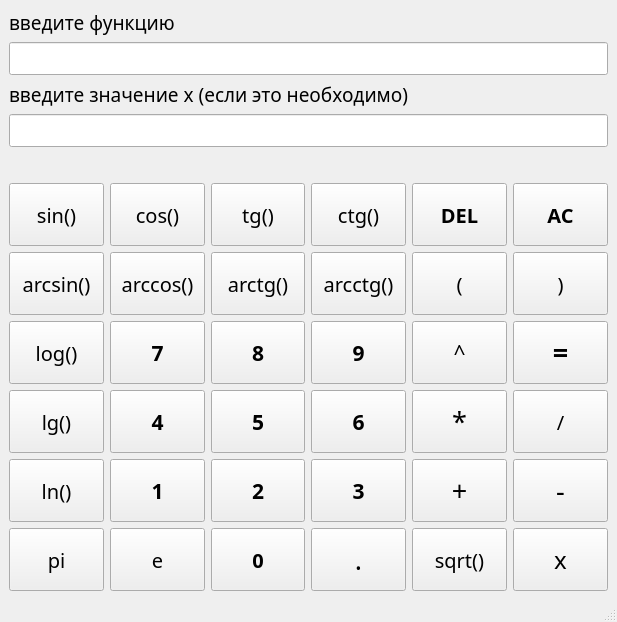
<?xml version="1.0" encoding="UTF-8"?>
<ui version="4.0">
 <class>MainWindow</class>
 <widget class="QMainWindow" name="MainWindow">
  <property name="geometry">
   <rect>
    <x>0</x>
    <y>0</y>
    <width>617</width>
    <height>622</height>
   </rect>
  </property>
  <property name="windowTitle">
   <string>Function calc</string>
  </property>
  <widget class="QWidget" name="centralwidget">
   <layout class="QVBoxLayout" name="verticalLayout">
    <item>
     <widget class="QLabel" name="lbl_1">
      <property name="sizePolicy">
       <sizepolicy hsizetype="Preferred" vsizetype="Maximum">
        <horstretch>0</horstretch>
        <verstretch>0</verstretch>
       </sizepolicy>
      </property>
      <property name="font">
       <font>
        <family>Yu Gothic UI Semilight</family>
        <pointsize>14</pointsize>
       </font>
      </property>
      <property name="text">
       <string>введите функцию</string>
      </property>
     </widget>
    </item>
    <item>
     <widget class="QLineEdit" name="le_func">
      <property name="sizePolicy">
       <sizepolicy hsizetype="Expanding" vsizetype="Maximum">
        <horstretch>0</horstretch>
        <verstretch>0</verstretch>
       </sizepolicy>
      </property>
      <property name="font">
       <font>
        <pointsize>16</pointsize>
       </font>
      </property>
      <property name="text">
       <string/>
      </property>
      <property name="maxLength">
       <number>1024</number>
      </property>
     </widget>
    </item>
    <item>
     <widget class="QLabel" name="lbl_2">
      <property name="font">
       <font>
        <family>Yu Gothic UI Semilight</family>
        <pointsize>14</pointsize>
       </font>
      </property>
      <property name="text">
       <string>введите значение x (если это необходимо)</string>
      </property>
     </widget>
    </item>
    <item>
     <widget class="QLineEdit" name="le_x">
      <property name="font">
       <font>
        <pointsize>16</pointsize>
       </font>
      </property>
      <property name="maxLength">
       <number>1024</number>
      </property>
     </widget>
    </item>
    <item>
     <widget class="QLabel" name="lbl_result">
      <property name="sizePolicy">
       <sizepolicy hsizetype="Preferred" vsizetype="Maximum">
        <horstretch>0</horstretch>
        <verstretch>0</verstretch>
       </sizepolicy>
      </property>
      <property name="font">
       <font>
        <pointsize>16</pointsize>
       </font>
      </property>
      <property name="layoutDirection">
       <enum>Qt::LeftToRight</enum>
      </property>
      <property name="text">
       <string/>
      </property>
      <property name="alignment">
       <set>Qt::AlignRight|Qt::AlignTrailing|Qt::AlignVCenter</set>
      </property>
     </widget>
    </item>
    <item>
     <layout class="QGridLayout" name="gridLayout">
      <item row="4" column="2">
       <widget class="QPushButton" name="btn_5">
        <property name="sizePolicy">
         <sizepolicy hsizetype="Minimum" vsizetype="Expanding">
          <horstretch>0</horstretch>
          <verstretch>0</verstretch>
         </sizepolicy>
        </property>
        <property name="font">
         <font>
          <family>Yu Gothic UI Semilight</family>
          <pointsize>16</pointsize>
          <weight>75</weight>
          <bold>true</bold>
         </font>
        </property>
        <property name="text">
         <string>5</string>
        </property>
       </widget>
      </item>
      <item row="3" column="3">
       <widget class="QPushButton" name="btn_9">
        <property name="sizePolicy">
         <sizepolicy hsizetype="Minimum" vsizetype="Expanding">
          <horstretch>0</horstretch>
          <verstretch>0</verstretch>
         </sizepolicy>
        </property>
        <property name="font">
         <font>
          <family>Yu Gothic UI Semilight</family>
          <pointsize>16</pointsize>
          <weight>75</weight>
          <bold>true</bold>
         </font>
        </property>
        <property name="text">
         <string>9</string>
        </property>
       </widget>
      </item>
      <item row="2" column="1">
       <widget class="QPushButton" name="btn_acos">
        <property name="sizePolicy">
         <sizepolicy hsizetype="Minimum" vsizetype="Expanding">
          <horstretch>0</horstretch>
          <verstretch>0</verstretch>
         </sizepolicy>
        </property>
        <property name="font">
         <font>
          <family>Yu Gothic UI Semilight</family>
          <pointsize>15</pointsize>
         </font>
        </property>
        <property name="text">
         <string>arccos()</string>
        </property>
       </widget>
      </item>
      <item row="2" column="3">
       <widget class="QPushButton" name="btn_actg">
        <property name="sizePolicy">
         <sizepolicy hsizetype="Minimum" vsizetype="Expanding">
          <horstretch>0</horstretch>
          <verstretch>0</verstretch>
         </sizepolicy>
        </property>
        <property name="font">
         <font>
          <family>Yu Gothic UI Semilight</family>
          <pointsize>15</pointsize>
         </font>
        </property>
        <property name="text">
         <string>arcctg()</string>
        </property>
       </widget>
      </item>
      <item row="1" column="3">
       <widget class="QPushButton" name="btn_ctg">
        <property name="sizePolicy">
         <sizepolicy hsizetype="Minimum" vsizetype="Expanding">
          <horstretch>0</horstretch>
          <verstretch>0</verstretch>
         </sizepolicy>
        </property>
        <property name="font">
         <font>
          <family>Yu Gothic UI Semilight</family>
          <pointsize>15</pointsize>
         </font>
        </property>
        <property name="text">
         <string>ctg()</string>
        </property>
       </widget>
      </item>
      <item row="6" column="1">
       <widget class="QPushButton" name="btn_e">
        <property name="sizePolicy">
         <sizepolicy hsizetype="Minimum" vsizetype="Expanding">
          <horstretch>0</horstretch>
          <verstretch>0</verstretch>
         </sizepolicy>
        </property>
        <property name="font">
         <font>
          <family>Yu Gothic UI Semilight</family>
          <pointsize>15</pointsize>
          <weight>50</weight>
          <bold>false</bold>
         </font>
        </property>
        <property name="text">
         <string>e</string>
        </property>
       </widget>
      </item>
      <item row="6" column="2">
       <widget class="QPushButton" name="btn_0">
        <property name="sizePolicy">
         <sizepolicy hsizetype="Minimum" vsizetype="Expanding">
          <horstretch>0</horstretch>
          <verstretch>0</verstretch>
         </sizepolicy>
        </property>
        <property name="font">
         <font>
          <family>Yu Gothic UI Semilight</family>
          <pointsize>15</pointsize>
          <weight>75</weight>
          <bold>true</bold>
         </font>
        </property>
        <property name="text">
         <string>0</string>
        </property>
       </widget>
      </item>
      <item row="3" column="5">
       <widget class="QPushButton" name="btn_eq">
        <property name="sizePolicy">
         <sizepolicy hsizetype="Minimum" vsizetype="Expanding">
          <horstretch>0</horstretch>
          <verstretch>0</verstretch>
         </sizepolicy>
        </property>
        <property name="font">
         <font>
          <family>Yu Gothic UI Semilight</family>
          <pointsize>20</pointsize>
          <weight>75</weight>
          <bold>true</bold>
          <strikeout>false</strikeout>
         </font>
        </property>
        <property name="text">
         <string>=</string>
        </property>
       </widget>
      </item>
      <item row="1" column="0">
       <widget class="QPushButton" name="btn_sin">
        <property name="sizePolicy">
         <sizepolicy hsizetype="Minimum" vsizetype="Expanding">
          <horstretch>0</horstretch>
          <verstretch>0</verstretch>
         </sizepolicy>
        </property>
        <property name="font">
         <font>
          <family>Yu Gothic UI Semilight</family>
          <pointsize>15</pointsize>
         </font>
        </property>
        <property name="text">
         <string>sin()</string>
        </property>
       </widget>
      </item>
      <item row="1" column="4">
       <widget class="QPushButton" name="btn_del">
        <property name="sizePolicy">
         <sizepolicy hsizetype="Minimum" vsizetype="Expanding">
          <horstretch>0</horstretch>
          <verstretch>0</verstretch>
         </sizepolicy>
        </property>
        <property name="font">
         <font>
          <family>Yu Gothic UI Semilight</family>
          <pointsize>15</pointsize>
          <weight>75</weight>
          <bold>true</bold>
         </font>
        </property>
        <property name="text">
         <string>DEL</string>
        </property>
       </widget>
      </item>
      <item row="4" column="1">
       <widget class="QPushButton" name="btn_4">
        <property name="sizePolicy">
         <sizepolicy hsizetype="Minimum" vsizetype="Expanding">
          <horstretch>0</horstretch>
          <verstretch>0</verstretch>
         </sizepolicy>
        </property>
        <property name="font">
         <font>
          <family>Yu Gothic UI Semilight</family>
          <pointsize>16</pointsize>
          <weight>75</weight>
          <bold>true</bold>
         </font>
        </property>
        <property name="text">
         <string>4</string>
        </property>
       </widget>
      </item>
      <item row="5" column="1">
       <widget class="QPushButton" name="btn_1">
        <property name="sizePolicy">
         <sizepolicy hsizetype="Minimum" vsizetype="Expanding">
          <horstretch>0</horstretch>
          <verstretch>0</verstretch>
         </sizepolicy>
        </property>
        <property name="font">
         <font>
          <family>Yu Gothic UI Semilight</family>
          <pointsize>16</pointsize>
          <weight>75</weight>
          <bold>true</bold>
         </font>
        </property>
        <property name="text">
         <string>1</string>
        </property>
       </widget>
      </item>
      <item row="4" column="0">
       <widget class="QPushButton" name="btn_lg">
        <property name="sizePolicy">
         <sizepolicy hsizetype="Minimum" vsizetype="Expanding">
          <horstretch>0</horstretch>
          <verstretch>0</verstretch>
         </sizepolicy>
        </property>
        <property name="font">
         <font>
          <family>Yu Gothic UI Semilight</family>
          <pointsize>15</pointsize>
         </font>
        </property>
        <property name="text">
         <string>lg()</string>
        </property>
       </widget>
      </item>
      <item row="1" column="5">
       <widget class="QPushButton" name="btn_ac">
        <property name="sizePolicy">
         <sizepolicy hsizetype="Minimum" vsizetype="Expanding">
          <horstretch>0</horstretch>
          <verstretch>0</verstretch>
         </sizepolicy>
        </property>
        <property name="font">
         <font>
          <family>Yu Gothic UI Semilight</family>
          <pointsize>15</pointsize>
          <weight>75</weight>
          <bold>true</bold>
         </font>
        </property>
        <property name="text">
         <string>AC</string>
        </property>
       </widget>
      </item>
      <item row="1" column="2">
       <widget class="QPushButton" name="btn_tg">
        <property name="sizePolicy">
         <sizepolicy hsizetype="Minimum" vsizetype="Expanding">
          <horstretch>0</horstretch>
          <verstretch>0</verstretch>
         </sizepolicy>
        </property>
        <property name="font">
         <font>
          <family>Yu Gothic UI Semilight</family>
          <pointsize>15</pointsize>
         </font>
        </property>
        <property name="text">
         <string>tg()</string>
        </property>
       </widget>
      </item>
      <item row="3" column="2">
       <widget class="QPushButton" name="btn_8">
        <property name="sizePolicy">
         <sizepolicy hsizetype="Minimum" vsizetype="Expanding">
          <horstretch>0</horstretch>
          <verstretch>0</verstretch>
         </sizepolicy>
        </property>
        <property name="font">
         <font>
          <family>Yu Gothic UI Semilight</family>
          <pointsize>16</pointsize>
          <weight>75</weight>
          <bold>true</bold>
         </font>
        </property>
        <property name="text">
         <string>8</string>
        </property>
       </widget>
      </item>
      <item row="4" column="5">
       <widget class="QPushButton" name="btn_div">
        <property name="sizePolicy">
         <sizepolicy hsizetype="Minimum" vsizetype="Expanding">
          <horstretch>0</horstretch>
          <verstretch>0</verstretch>
         </sizepolicy>
        </property>
        <property name="font">
         <font>
          <family>Yu Gothic UI Semilight</family>
          <pointsize>15</pointsize>
          <weight>50</weight>
          <bold>false</bold>
         </font>
        </property>
        <property name="text">
         <string>/</string>
        </property>
       </widget>
      </item>
      <item row="5" column="4">
       <widget class="QPushButton" name="btn_plus">
        <property name="sizePolicy">
         <sizepolicy hsizetype="Minimum" vsizetype="Expanding">
          <horstretch>0</horstretch>
          <verstretch>0</verstretch>
         </sizepolicy>
        </property>
        <property name="font">
         <font>
          <family>Yu Gothic UI Semilight</family>
          <pointsize>20</pointsize>
          <weight>50</weight>
          <bold>false</bold>
         </font>
        </property>
        <property name="text">
         <string>+</string>
        </property>
       </widget>
      </item>
      <item row="6" column="0">
       <widget class="QPushButton" name="btn_pi">
        <property name="sizePolicy">
         <sizepolicy hsizetype="Minimum" vsizetype="Expanding">
          <horstretch>0</horstretch>
          <verstretch>0</verstretch>
         </sizepolicy>
        </property>
        <property name="font">
         <font>
          <family>Yu Gothic UI Semilight</family>
          <pointsize>15</pointsize>
          <weight>50</weight>
          <bold>false</bold>
         </font>
        </property>
        <property name="text">
         <string>pi</string>
        </property>
       </widget>
      </item>
      <item row="2" column="5">
       <widget class="QPushButton" name="btn_br2">
        <property name="sizePolicy">
         <sizepolicy hsizetype="Minimum" vsizetype="Expanding">
          <horstretch>0</horstretch>
          <verstretch>0</verstretch>
         </sizepolicy>
        </property>
        <property name="font">
         <font>
          <family>Yu Gothic UI Semilight</family>
          <pointsize>15</pointsize>
          <weight>50</weight>
          <bold>false</bold>
         </font>
        </property>
        <property name="text">
         <string>)</string>
        </property>
       </widget>
      </item>
      <item row="1" column="1">
       <widget class="QPushButton" name="btn_cos">
        <property name="sizePolicy">
         <sizepolicy hsizetype="Minimum" vsizetype="Expanding">
          <horstretch>0</horstretch>
          <verstretch>0</verstretch>
         </sizepolicy>
        </property>
        <property name="font">
         <font>
          <family>Yu Gothic UI Semilight</family>
          <pointsize>15</pointsize>
         </font>
        </property>
        <property name="text">
         <string>cos()</string>
        </property>
       </widget>
      </item>
      <item row="3" column="0">
       <widget class="QPushButton" name="btn_log">
        <property name="sizePolicy">
         <sizepolicy hsizetype="Minimum" vsizetype="Expanding">
          <horstretch>0</horstretch>
          <verstretch>0</verstretch>
         </sizepolicy>
        </property>
        <property name="font">
         <font>
          <family>Yu Gothic UI Semilight</family>
          <pointsize>15</pointsize>
         </font>
        </property>
        <property name="text">
         <string>log()</string>
        </property>
       </widget>
      </item>
      <item row="3" column="1">
       <widget class="QPushButton" name="btn_7">
        <property name="sizePolicy">
         <sizepolicy hsizetype="Minimum" vsizetype="Expanding">
          <horstretch>0</horstretch>
          <verstretch>0</verstretch>
         </sizepolicy>
        </property>
        <property name="font">
         <font>
          <family>Yu Gothic UI Semilight</family>
          <pointsize>16</pointsize>
          <weight>75</weight>
          <bold>true</bold>
         </font>
        </property>
        <property name="text">
         <string>7</string>
        </property>
       </widget>
      </item>
      <item row="3" column="4">
       <widget class="QPushButton" name="btn_ex">
        <property name="sizePolicy">
         <sizepolicy hsizetype="Minimum" vsizetype="Expanding">
          <horstretch>0</horstretch>
          <verstretch>0</verstretch>
         </sizepolicy>
        </property>
        <property name="font">
         <font>
          <family>Yu Gothic UI Semilight</family>
          <pointsize>16</pointsize>
          <weight>50</weight>
          <bold>false</bold>
         </font>
        </property>
        <property name="text">
         <string>^</string>
        </property>
       </widget>
      </item>
      <item row="2" column="2">
       <widget class="QPushButton" name="btn_atg">
        <property name="sizePolicy">
         <sizepolicy hsizetype="Minimum" vsizetype="Expanding">
          <horstretch>0</horstretch>
          <verstretch>0</verstretch>
         </sizepolicy>
        </property>
        <property name="font">
         <font>
          <family>Yu Gothic UI Semilight</family>
          <pointsize>15</pointsize>
         </font>
        </property>
        <property name="text">
         <string>arctg()</string>
        </property>
       </widget>
      </item>
      <item row="4" column="4">
       <widget class="QPushButton" name="btn_mult">
        <property name="sizePolicy">
         <sizepolicy hsizetype="Minimum" vsizetype="Expanding">
          <horstretch>0</horstretch>
          <verstretch>0</verstretch>
         </sizepolicy>
        </property>
        <property name="font">
         <font>
          <family>Yu Gothic UI Semilight</family>
          <pointsize>20</pointsize>
          <weight>50</weight>
          <bold>false</bold>
         </font>
        </property>
        <property name="text">
         <string>*</string>
        </property>
       </widget>
      </item>
      <item row="5" column="0">
       <widget class="QPushButton" name="btn_ln">
        <property name="sizePolicy">
         <sizepolicy hsizetype="Minimum" vsizetype="Expanding">
          <horstretch>0</horstretch>
          <verstretch>0</verstretch>
         </sizepolicy>
        </property>
        <property name="font">
         <font>
          <family>Yu Gothic UI Semilight</family>
          <pointsize>15</pointsize>
         </font>
        </property>
        <property name="text">
         <string>ln()</string>
        </property>
       </widget>
      </item>
      <item row="5" column="5">
       <widget class="QPushButton" name="btn_minus">
        <property name="sizePolicy">
         <sizepolicy hsizetype="Minimum" vsizetype="Expanding">
          <horstretch>0</horstretch>
          <verstretch>0</verstretch>
         </sizepolicy>
        </property>
        <property name="font">
         <font>
          <family>Yu Gothic UI Semilight</family>
          <pointsize>20</pointsize>
          <weight>50</weight>
          <bold>false</bold>
         </font>
        </property>
        <property name="text">
         <string>-</string>
        </property>
       </widget>
      </item>
      <item row="5" column="2">
       <widget class="QPushButton" name="btn_2">
        <property name="sizePolicy">
         <sizepolicy hsizetype="Minimum" vsizetype="Expanding">
          <horstretch>0</horstretch>
          <verstretch>0</verstretch>
         </sizepolicy>
        </property>
        <property name="font">
         <font>
          <family>Yu Gothic UI Semilight</family>
          <pointsize>16</pointsize>
          <weight>75</weight>
          <bold>true</bold>
         </font>
        </property>
        <property name="text">
         <string>2</string>
        </property>
       </widget>
      </item>
      <item row="6" column="3">
       <widget class="QPushButton" name="btn_point">
        <property name="sizePolicy">
         <sizepolicy hsizetype="Minimum" vsizetype="Expanding">
          <horstretch>0</horstretch>
          <verstretch>0</verstretch>
         </sizepolicy>
        </property>
        <property name="font">
         <font>
          <family>Yu Gothic UI Semilight</family>
          <pointsize>20</pointsize>
          <weight>50</weight>
          <bold>false</bold>
         </font>
        </property>
        <property name="text">
         <string>.</string>
        </property>
       </widget>
      </item>
      <item row="2" column="4">
       <widget class="QPushButton" name="btn_br1">
        <property name="sizePolicy">
         <sizepolicy hsizetype="Minimum" vsizetype="Expanding">
          <horstretch>0</horstretch>
          <verstretch>0</verstretch>
         </sizepolicy>
        </property>
        <property name="font">
         <font>
          <family>Yu Gothic UI Semilight</family>
          <pointsize>15</pointsize>
          <weight>50</weight>
          <bold>false</bold>
         </font>
        </property>
        <property name="text">
         <string>(</string>
        </property>
       </widget>
      </item>
      <item row="2" column="0">
       <widget class="QPushButton" name="btn_asin">
        <property name="sizePolicy">
         <sizepolicy hsizetype="Minimum" vsizetype="Expanding">
          <horstretch>0</horstretch>
          <verstretch>0</verstretch>
         </sizepolicy>
        </property>
        <property name="font">
         <font>
          <family>Yu Gothic UI Semilight</family>
          <pointsize>15</pointsize>
         </font>
        </property>
        <property name="text">
         <string>arcsin()</string>
        </property>
       </widget>
      </item>
      <item row="4" column="3">
       <widget class="QPushButton" name="btn_6">
        <property name="sizePolicy">
         <sizepolicy hsizetype="Minimum" vsizetype="Expanding">
          <horstretch>0</horstretch>
          <verstretch>0</verstretch>
         </sizepolicy>
        </property>
        <property name="font">
         <font>
          <family>Yu Gothic UI Semilight</family>
          <pointsize>16</pointsize>
          <weight>75</weight>
          <bold>true</bold>
         </font>
        </property>
        <property name="text">
         <string>6</string>
        </property>
       </widget>
      </item>
      <item row="6" column="5">
       <widget class="QPushButton" name="btn_x">
        <property name="sizePolicy">
         <sizepolicy hsizetype="Minimum" vsizetype="Expanding">
          <horstretch>0</horstretch>
          <verstretch>0</verstretch>
         </sizepolicy>
        </property>
        <property name="font">
         <font>
          <family>Yu Gothic UI Semilight</family>
          <pointsize>18</pointsize>
          <weight>50</weight>
          <bold>false</bold>
         </font>
        </property>
        <property name="text">
         <string>x</string>
        </property>
       </widget>
      </item>
      <item row="5" column="3">
       <widget class="QPushButton" name="btn_3">
        <property name="sizePolicy">
         <sizepolicy hsizetype="Minimum" vsizetype="Expanding">
          <horstretch>0</horstretch>
          <verstretch>0</verstretch>
         </sizepolicy>
        </property>
        <property name="font">
         <font>
          <family>Yu Gothic UI Semilight</family>
          <pointsize>16</pointsize>
          <weight>75</weight>
          <bold>true</bold>
         </font>
        </property>
        <property name="text">
         <string>3</string>
        </property>
       </widget>
      </item>
      <item row="6" column="4">
       <widget class="QPushButton" name="btn_sqrt">
        <property name="sizePolicy">
         <sizepolicy hsizetype="Minimum" vsizetype="Expanding">
          <horstretch>0</horstretch>
          <verstretch>0</verstretch>
         </sizepolicy>
        </property>
        <property name="font">
         <font>
          <family>Yu Gothic UI Semilight</family>
          <pointsize>15</pointsize>
          <weight>50</weight>
          <bold>false</bold>
         </font>
        </property>
        <property name="text">
         <string>sqrt()</string>
        </property>
       </widget>
      </item>
     </layout>
    </item>
   </layout>
  </widget>
  <widget class="QMenuBar" name="menubar">
   <property name="geometry">
    <rect>
     <x>0</x>
     <y>0</y>
     <width>617</width>
     <height>26</height>
    </rect>
   </property>
  </widget>
  <widget class="QStatusBar" name="statusbar"/>
 </widget>
 <resources/>
 <connections/>
</ui>
